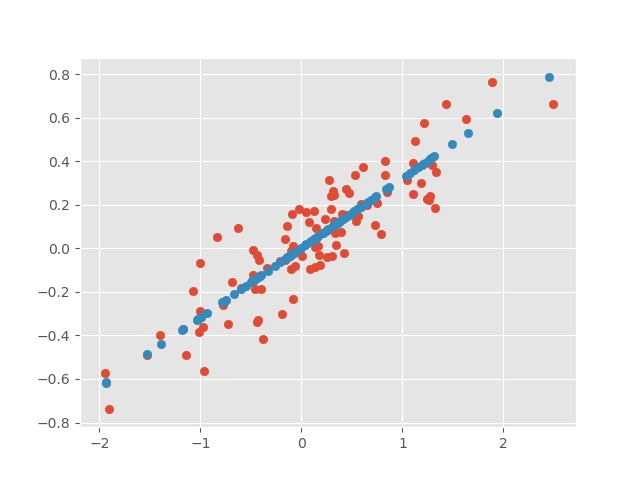

Reproduce this figure in Python.
##UnSupervised  PCA Principal Component Analysis
import numpy as np
import matplotlib.pyplot as matplot
from sklearn.decomposition import PCA
from matplotlib import style

style.use('ggplot')

rng = np.random.RandomState(1)
my_input = np.dot(rng.rand(2,2),rng.randn(2,100)).T


my_model = PCA(n_components=1)
my_model.fit(my_input)

my_input_pca = my_model.transform(my_input)

print('The Orginal shape : ',my_input.shape)
print('The transform shape :',my_input_pca.shape)

my_input_newalues = my_model.inverse_transform(my_input_pca)
matplot.scatter(my_input[:,0],my_input[:,1])
matplot.scatter(my_input_newalues[:,0],my_input_newalues[:,1])
matplot.show()
